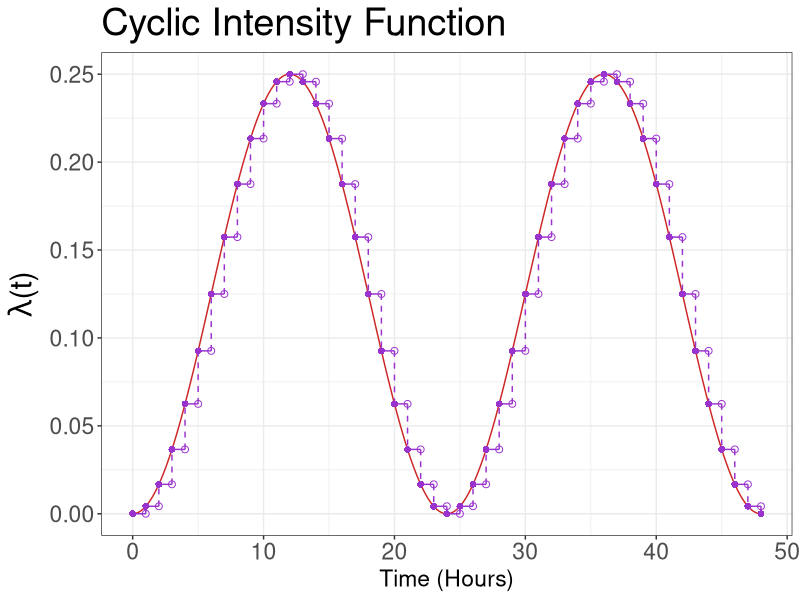

R code for this plot:
# --------------------------------------------------------------------------------
#
#   Figure: show inhomogeneous intensity function and piecewise approx
#   Sean L. Wu (slwu89@berkeley.edu)
#   April 2020
#
# --------------------------------------------------------------------------------

rm(list=ls());gc()

mar_default <- c(5.1, 4.1, 4.1, 2.1)
par(mar=c(4.5,4.5,2,2))

dt <- 0.01
x <- seq(0,48,by=dt)

# the inhomogeneous intensity function
cyclicIntensity <- function(t,fudge=T){
  if(fudge){
    (1/8)*sin((t - 6)*2*pi/24)+((1/8)+.Machine$double.eps)
  } else {
    (1/8)*sin((t - 6)*2*pi/24)+(1/8)
  }
}

cyclicApprox <- approx(x = 0:23,y = cyclicIntensity(0:23),method = "constant",n=length(0:23))


# # Intensity
# plot(x,cyclicIntensity(x),type="l",ylim = c(0,0.25),xaxt="n",
#      xlab = "Time (hours)",ylab = expression(paste(lambda,"(t)")),
#      col="firebrick3",lwd=2.15,cex.lab=1.45)
# 
# for(i in 0:48){
# 
#   j <- (i %% 24) + 1
# 
#   segments(x0 = i,x1 = i+1,
#            y0 = cyclicApprox$y[j],y1 = cyclicApprox$y[j],
#            col = "darkorchid3",lwd=1.85)
#   points(x=i,y=cyclicApprox$y[j],pch=16,col="darkorchid3",cex=0.85)
#   points(x=i+1,y=cyclicApprox$y[j],pch=1,col="darkorchid3",cex=0.85)
#   if(i != 48){
#     segments(x0 = i+1,x1 = i+1,y0 = cyclicApprox$y[j],y1 = cyclicApprox$y[j+1],
#              lty = 2,col="darkorchid3")
#   }
# 
# }
# axis(side = 1,at = c(0,cumsum(rep(6,48/6))),
#      labels = c(0,as.character(rep(cumsum(rep(6,24/6)),times=2))))

library(ggplot2)
library(data.table)

cyclicApprox <- approx(x = 0:48,y = cyclicIntensity(0:48),method = "constant",n=length(0:48))

plotdat_c <- data.table(time=x,intensity=cyclicIntensity(x),type="cont")
plotdat_s <- data.table(time=cyclicApprox$x,intensity=cyclicApprox$y,type="step")


plot_int <- ggplot(data = plotdat_c) +
  geom_line(aes(x=time,y=intensity),color="firebrick3") +
  geom_segment(data = plotdat_s,aes(x=time,y=intensity,xend=shift(time,type = "lead"),yend=intensity),color="darkorchid3") +
  geom_segment(data = plotdat_s,aes(x=shift(time,type="lead"),y=intensity,xend=shift(time,type = "lead"),yend=shift(intensity,type = "lead")),color="darkorchid3",linetype=2) +
  geom_point(data = plotdat_s,aes(x=time,y=intensity),color="darkorchid3",shape=16,cex=2) +
  geom_point(data = plotdat_s,aes(x=shift(time,type = "lead"),y=intensity),color="darkorchid3",shape=1,cex=2) +
  xlab("Time (Hours)") + ylab(expression(paste(lambda,"(t)"))) + labs(title="Cyclic Intensity Function") +
  theme_bw() +
  theme(
    plot.title = element_text(size = rel(2.5)),
    axis.title.x = element_text(size = rel(1.5)),
    axis.title.y = element_text(size = rel(2)),
    axis.text = element_text(size = rel(1.5))
  )

# save as 8 x 10 landscape PDF: inhomintensity.pdf


# IntegratedCyclicIntensity <- function(t){
#   (1/8) * (t - ( (12 * sin( (pi*t) / 12 ) ) / pi ))
# }
#
# lambda <- cyclicIntensity(t = x,fudge = FALSE)
# lambda_discrete <- approx(x = x,y = cyclicIntensity(x,F),method = "constant",n = length(x)/50)
#
# Lambda <- IntegratedCyclicIntensity(t = x)
# Lambda_discrete <- cumsum(lambda_discrete$y*dt*50)
#
# plot(x,Lambda,type="l",col="firebrick3",lwd=2.5,xaxt="n")
#
#
# for(i in 1:(length(lambda_discrete$x)-1)){
#   segments(x0 = lambda_discrete$x[i],x1 = lambda_discrete$x[i+1],
#            y0 = Lambda_discrete[i],y1 = Lambda_discrete[i],
#            col = "darkorchid3",lwd=1.85)
#   points(x=lambda_discrete$x[i],y=Lambda_discrete[i],pch=16,col="darkorchid3",cex=0.85)
#   points(x=lambda_discrete$x[i+1],y=Lambda_discrete[i],pch=1,col="darkorchid3",cex=0.85)
#   if(i != length(lambda_discrete$x)-1){
#     segments(x0 = lambda_discrete$x[i+1],x1 = lambda_discrete$x[i+1],y0 = Lambda_discrete[i],y1 = Lambda_discrete[i+1],
#              lty = 2,col="darkorchid3")
#   }
# }
#
# axis(side = 1,at = c(0,cumsum(rep(6,48/6))),
#      labels = c(0,as.character(rep(cumsum(rep(6,24/6)),times=2))))
#
# par(mfrow=c(1,1))
